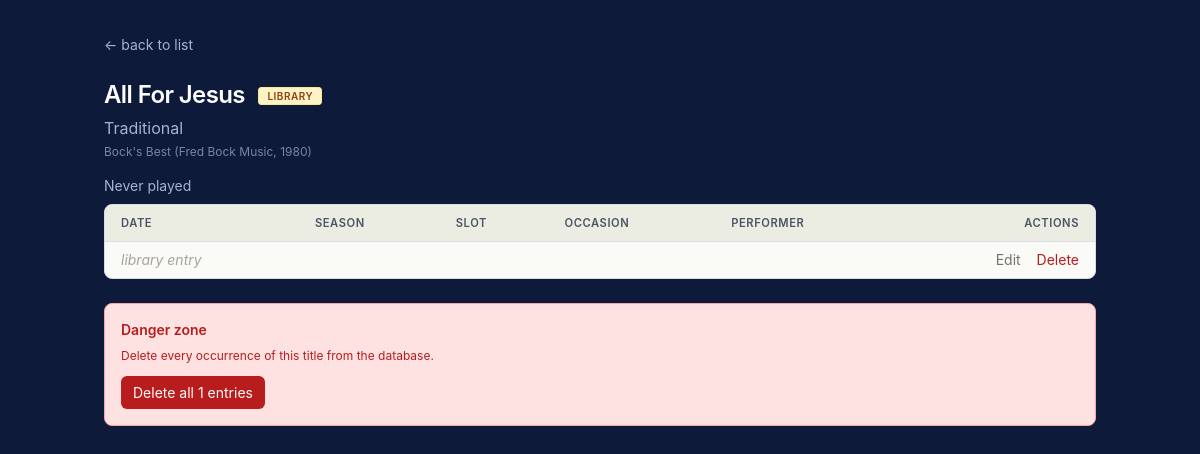
The page /piece/All For Jesus on the database as committed earlier.
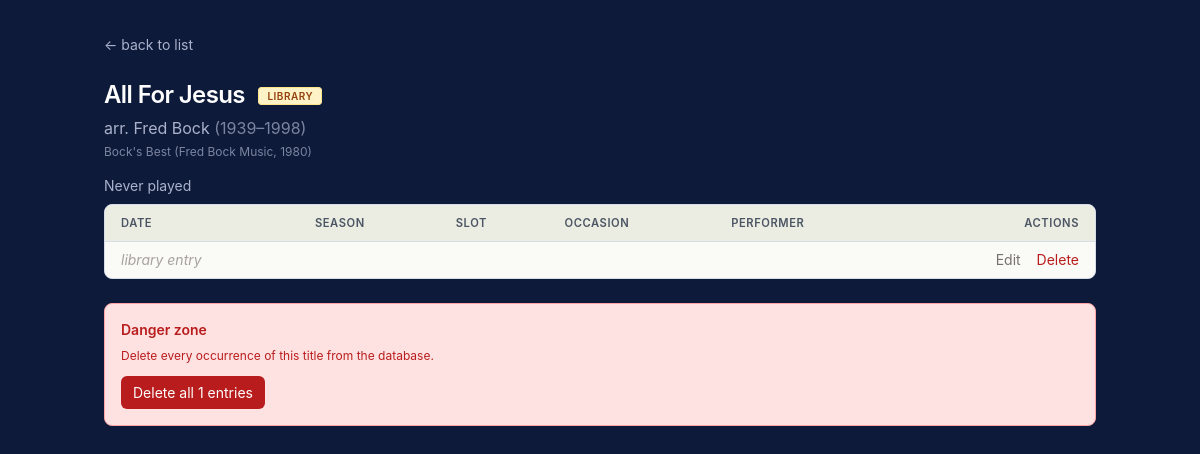
The same page on the database as committed later.
### tables this page shows
CREATE TABLE pieces (
            id INTEGER PRIMARY KEY AUTOINCREMENT,
            season TEXT, lectionary_year TEXT, calendar_year INTEGER,
            date TEXT, occasion TEXT, slot TEXT, performer TEXT,
            chosen_by TEXT, title TEXT, composer TEXT, composer_dates TEXT,
            hymn_no TEXT, flag TEXT, source_file TEXT,
            status TEXT DEFAULT 'played'
        , library_only INTEGER DEFAULT 0);

### music_picker/routes.py (the view)
@bp.route('/piece/<path:title>')
def piece_detail(title):
    history = get_db().execute("SELECT * FROM pieces WHERE title = ? AND chosen_by = 'Michael'", (title,)).fetchall()
    if not history:
        abort(404)
    def sort_key(r):
        if is_library(r):
            return (-1, 0, 0)
        return to_sortable_date(r)
    history = sorted(history, key=sort_key, reverse=True)
    first = history[0]
    is_lib = all(is_library(r) for r in history)
    source = first['source_file'] if 'source_file' in first.keys() else ''
    return render_template('detail.html', title=title, composer=first['composer'],
                           composer_dates=first['composer_dates'], history=history,
                           is_library=is_lib, source_file=source)

### music_picker/db.py (called while the page is built)
def get_db():
    if 'db' not in g:
        g.db = sqlite3.connect(current_app.config['DB_PATH'])
        g.db.row_factory = sqlite3.Row
    return g.db

### music_picker/services.py (called while the page is built)
def is_library(r):
    try:
        return bool(r['library_only'])
    except (KeyError, IndexError):
        return False

### music_picker/templates/detail.html (shortened to what this page needs)
<!doctype html>
<html lang="en">
<head>
  <script src="https://cdn.tailwindcss.com"></script>
</head>
<body>
<div class="max-w-5xl mx-auto px-4 py-8">
  <a href="/" class="text-on-dark-muted hover:text-on-dark text-sm mb-6 inline-block">← back to list</a>
  <h1 class="text-2xl font-semibold tracking-tight text-on-dark">
    {{ title }}
    {% if is_library %}<span class="ml-2 badge-library align-middle">library</span>{% endif %}
  </h1>
  <p class="text-on-dark-muted mt-1">{{ composer }} {% if composer_dates %}<span class="opacity-70">({{ composer_dates }})</span>{% endif %}</p>
  {% if source_file %}<p class="text-xs text-on-dark-muted mt-1 opacity-70">{{ source_file }}</p>{% endif %}
  <p class="text-sm text-on-dark-muted mt-4 mb-2">
    {% if is_library and history|length == 1 %}Never played
    {% else %}Played {{ history|length }} time{{ '' if history|length == 1 else 's' }}{% endif %}
  </p>
  <div class="card overflow-hidden">
    <table class="w-full text-sm">
      <thead><tr><th class="text-left px-4 py-2">Date</th><th class="text-left px-4 py-2">Season</th><th class="text-left px-4 py-2">Slot</th><th class="text-left px-4 py-2">Occasion</th><th class="text-left px-4 py-2">Performer</th><th class="text-right px-4 py-2">Actions</th></tr></thead>
      <tbody>
        {% for r in history %}
        <tr>
          <td class="px-4 py-2 whitespace-nowrap text-stone-600">
            {% if r.library_only %}<span class="italic text-stone-400">library entry</span>{% else %}{{ r.calendar_year or '????' }} {{ r.date }}{% endif %}
          </td>
          <td class="px-4 py-2">{{ r.season }}</td>
          <td class="px-4 py-2">{{ r.slot }}</td>
          <td class="px-4 py-2 text-stone-600">{{ r.occasion }}</td>
          <td class="px-4 py-2 text-stone-600">{{ r.performer }}</td>
          <td class="px-4 py-2 text-right whitespace-nowrap">
            <a href="/edit/{{ r.id }}?from=/piece/{{ title | urlencode }}" class="text-stone-500 hover:text-stone-800 mr-3">Edit</a>
            <form method="post" action="/delete/{{ r.id }}" class="inline" onsubmit="return confirm('Delete this entry? This cannot be undone.');">
              <button type="submit" style="color: var(--danger-fg);" class="hover:underline">Delete</button>
            </form>
          </td>
        </tr>
        {% endfor %}
      </tbody>
    </table>
  </div>
  <div class="mt-6 p-4 danger-zone rounded-lg">
    <h3 class="text-sm font-semibold mb-2">Danger zone</h3>
    <p class="text-xs mb-3">Delete every occurrence of this title from the database.</p>
    <form method="post" action="/delete-title" onsubmit="return confirm('Delete ALL {{ history|length }} entries for this title? This cannot be undone.');">
      <button type="submit" class="btn-danger">Delete all {{ history|length }} entries</button>
    </form>
  </div>
</div>
</body>
</html>

### music_picker/templates/detail.html (style rules this page uses)
:root { --bg-page: #0d1a3a; --bg-page-edge: #081f62; --bg-card: #fafaf7; --bg-card-hover: #f3f4ed; --bg-card-subtle: #ebede2; --border-card: #d8dbe8; --text-on-dark: #fefefe; --text-on-dark-muted: #aab2cc; --text-primary: #1a1f2e; --text-secondary: #4b5563; --text-muted: #6b7280; --text-faint: #9ca3af; --accent-action: #b45309; --accent-action-hover: #92400e; --accent-action-soft-bg: #fef3c7; --season-advent: #7c3aed; --season-advent-bg: #f5f3ff; --season-epiphany: #0891b2; --season-epiphany-bg: #ecfeff; --season-lent: #6b21a8; --season-lent-bg: #faf5ff; --season-easter: #b45309; --season-easter-bg: #fef3c7; --season-pentecost:#15803d; --season-pentecost-bg:#f0fdf4; --library-fg: #92400e; --library-bg: #fef3c7; --library-border: #fde68a; --notice-success-bg: #d1fae5; --notice-success-fg: #065f46; --notice-success-border: #6ee7b7; --notice-warn-bg: #fef3c7; --notice-warn-fg: #78350f; --notice-warn-border: #fcd34d; --danger-fg: #b91c1c; --danger-bg: #fee2e2; --danger-border: #fca5a5; }
body { font-family: -apple-system, BlinkMacSystemFont, 'Segoe UI', sans-serif; background: var(--bg-page); color: var(--text-primary); min-height: 100vh; }
.card { background: var(--bg-card); border: 1px solid var(--border-card); border-radius: 0.5rem; }
.text-on-dark { color: var(--text-on-dark); }
.text-on-dark-muted { color: var(--text-on-dark-muted); }
.btn-danger { background: var(--danger-fg); color: var(--text-on-dark); padding: 0.375rem 0.75rem; border-radius: 0.375rem; display: inline-block; font-size: 0.875rem; }
.badge-library { background: var(--library-bg); color: var(--library-fg); border: 1px solid var(--library-border); font-size: 0.625rem; font-weight: 600; text-transform: uppercase; letter-spacing: 0.05em; padding: 0.125rem 0.5rem; border-radius: 0.25rem; white-space: nowrap; }
.danger-zone { background: var(--danger-bg); color: var(--danger-fg); border: 1px solid var(--danger-border); }
table thead th { background: var(--bg-card-subtle); color: var(--text-secondary); font-size: 0.7rem; text-transform: uppercase; letter-spacing: 0.05em; font-weight: 600; }
tbody tr { transition: background 0.1s; }
tbody tr td { border-top: 1px solid var(--border-card); }

Rows that differ between the two databases and show on the page:
changed pieces "All For Jesus": composer "Traditional" → "arr. Fred Bock"; composer_dates (not shown) → "1939–1998"
